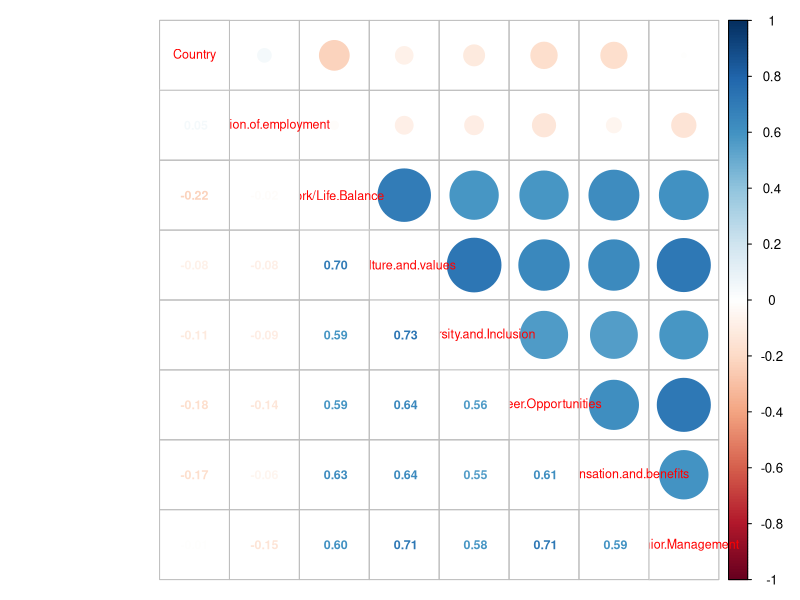
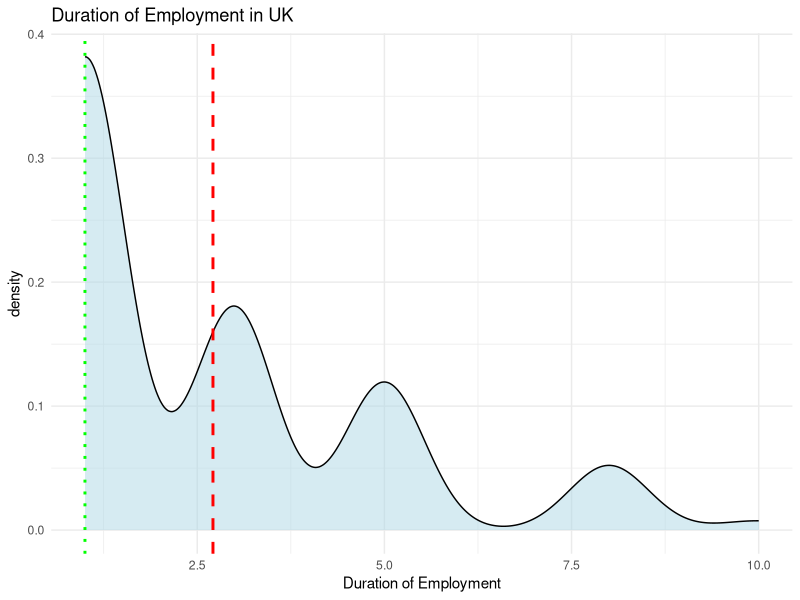
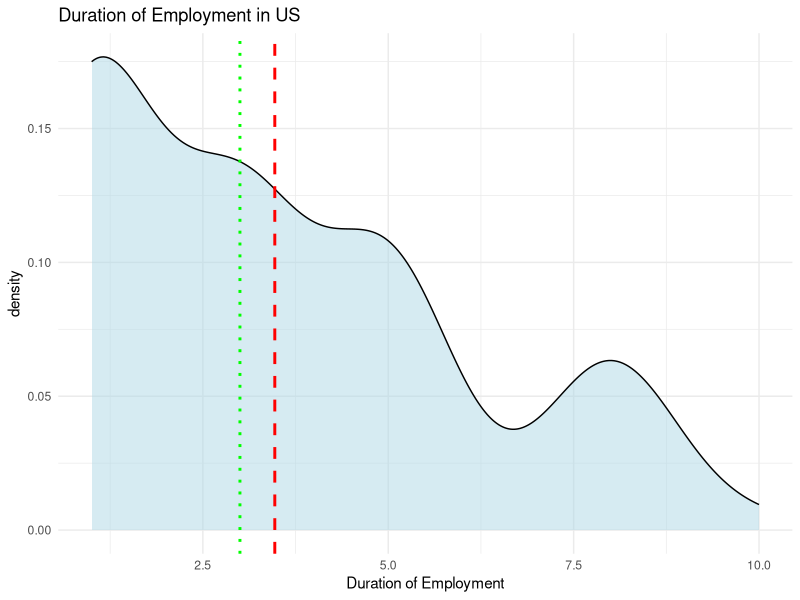
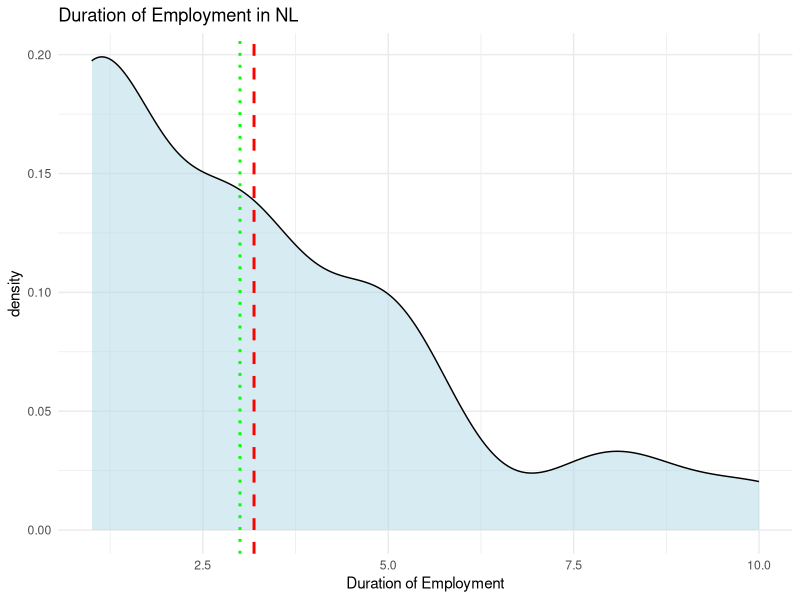
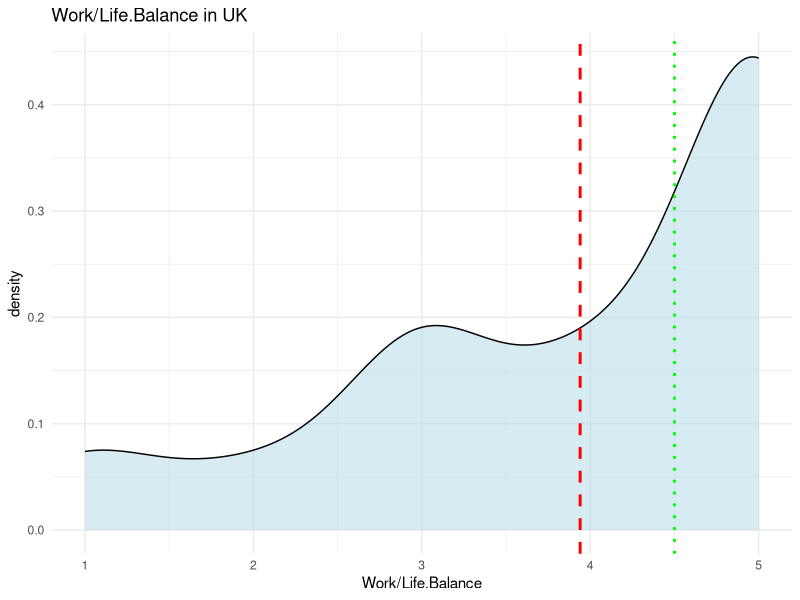
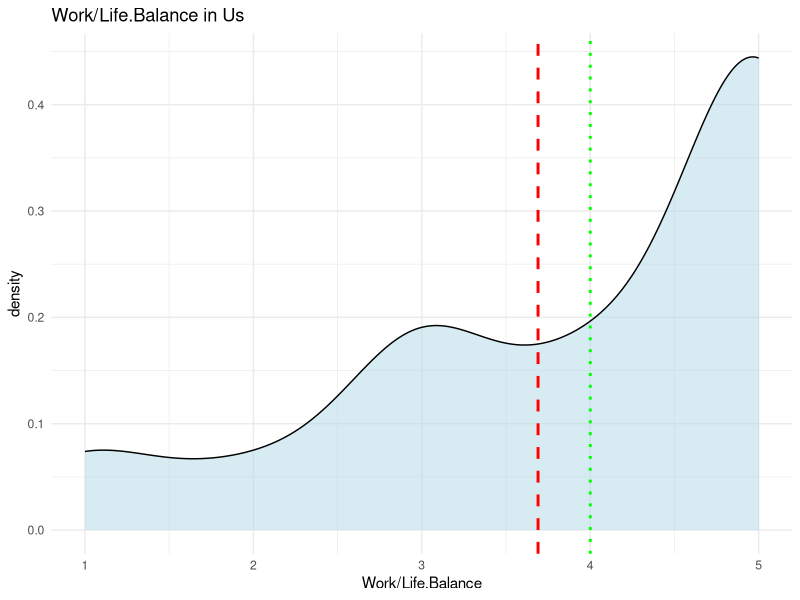
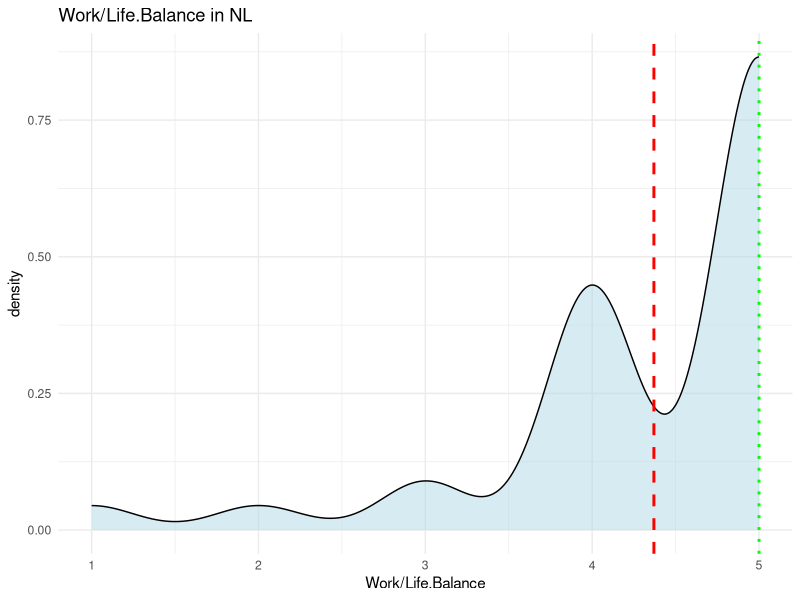
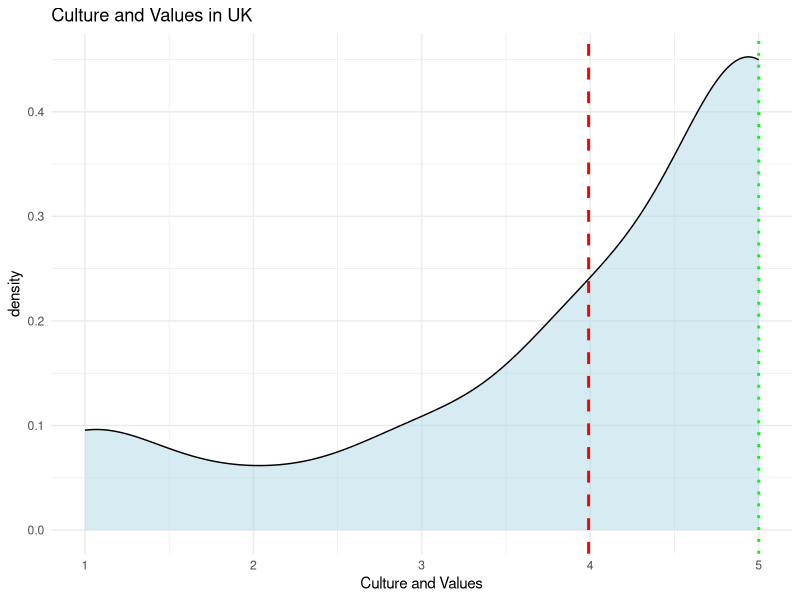

Here is the R script that generated these plots, in order: (Note: this script raises an error after producing the figures.)
library(openxlsx)
library(ggplot2)
library(corrplot)
database <-  read.xlsx("Data 1.xlsx", sheet = 1) 
str(database)
database$Country <- as.factor(database$Country)
num_data <- database
num_data$Country <- as.integer(database$Country)
num_data$Numn. <- NULL
corr.matrix <- cor(num_data)
corrplot.mixed(corr.matrix, tl.cex=0.75, number.cex=0.75)
UK <- subset(database, Country  == "UK")
Us <- subset(database, Country  == "US")
NL <- subset(database, Country  == "NL")
mean_value <- mean(UK$Duration.of.employment, na.rm = TRUE)
median_value <- median(UK$Duration.of.employment, na.rm = TRUE)
NL_UK <- subset(database, Country  == "UK" | Country  == "NL")
NL_US <- subset(database, Country  == "US" | Country  == "NL")
ggplot(UK, aes(x = Duration.of.employment)) +
  geom_density(fill = "lightblue", alpha = 0.5)  + 
  geom_vline(xintercept = mean_value, linetype = "dashed", color = "red", size = 1) +  # Mean line
  geom_vline(xintercept = median_value, linetype = "dotted", color = "green", size = 1) +  # Median line
  labs(title = "Duration of Employment in UK",x = "Duration of Employment") +
  theme_minimal()
mean_value <- mean(Us$Duration.of.employment, na.rm = TRUE)
median_value <- median(Us$Duration.of.employment, na.rm = TRUE)
ggplot(Us, aes(x = Duration.of.employment)) +
  geom_density(fill = "lightblue", alpha = 0.5)  + 
  geom_vline(xintercept = mean_value, linetype = "dashed", color = "red", size = 1) +  # Mean line
  geom_vline(xintercept = median_value, linetype = "dotted", color = "green", size = 1) +  # Median line
  labs(title = "Duration of Employment in US",x = "Duration of Employment") +
  theme_minimal()
mean_value <- mean(NL$Duration.of.employment, na.rm = TRUE)
median_value <- median(NL$Duration.of.employment, na.rm = TRUE)
ggplot(NL, aes(x = Duration.of.employment)) +
  geom_density(fill = "lightblue", alpha = 0.5)  + 
  geom_vline(xintercept = mean_value, linetype = "dashed", color = "red", size = 1) +  # Mean line
  geom_vline(xintercept = median_value, linetype = "dotted", color = "green", size = 1) +  # Median line
  labs(title = "Duration of Employment in NL",x = "Duration of Employment") +
  theme_minimal()
mean_value <- mean(UK$`Work/Life.Balance`, na.rm = TRUE)
median_value <- median(UK$`Work/Life.Balance`, na.rm = TRUE)
ggplot(UK, aes(x = `Work/Life.Balance`)) +
  geom_density(fill = "lightblue", alpha = 0.5)  + 
  geom_vline(xintercept = mean_value, linetype = "dashed", color = "red", size = 1) +  # Mean line
  geom_vline(xintercept = median_value, linetype = "dotted", color = "green", size = 1) +  # Median line
  labs(title = "Work/Life.Balance in UK",x = "Work/Life.Balance") +
  theme_minimal()
mean_value <- mean(Us$`Work/Life.Balance`, na.rm = TRUE)
median_value <- median(Us$`Work/Life.Balance`, na.rm = TRUE)
ggplot(UK, aes(x = `Work/Life.Balance`)) +
  geom_density(fill = "lightblue", alpha = 0.5)  + 
  geom_vline(xintercept = mean_value, linetype = "dashed", color = "red", size = 1) +  # Mean line
  geom_vline(xintercept = median_value, linetype = "dotted", color = "green", size = 1) +  # Median line
  labs(title = "Work/Life.Balance in Us",x = "Work/Life.Balance") +
  theme_minimal()
mean_value <- mean(NL$`Work/Life.Balance`, na.rm = TRUE)
median_value <- median(NL$`Work/Life.Balance`, na.rm = TRUE)
ggplot(NL, aes(x = `Work/Life.Balance`)) +
  geom_density(fill = "lightblue", alpha = 0.5)  + 
  geom_vline(xintercept = mean_value, linetype = "dashed", color = "red", size = 1) +  # Mean line
  geom_vline(xintercept = median_value, linetype = "dotted", color = "green", size = 1) +  # Median line
  labs(title = "Work/Life.Balance in NL",x = "Work/Life.Balance") +
  theme_minimal()
mean_value <- mean(UK$Culture.and.values, na.rm = TRUE)
median_value <- median(UK$Culture.and.values, na.rm = TRUE)
ggplot(UK, aes(x = Culture.and.values)) +
  geom_density(fill = "lightblue", alpha = 0.5)  + 
  geom_vline(xintercept = mean_value, linetype = "dashed", color = "red", size = 1) +  # Mean line
  geom_vline(xintercept = median_value, linetype = "dotted", color = "green", size = 1) +  # Median line
  labs(title = "Culture and Values in UK",x = "Culture and Values") +
  theme_minimal()
mean_value <- mean(US$Culture.and.values, na.rm = TRUE)
median_value <- median(US$Culture.and.values, na.rm = TRUE)
ggplot(US, aes(x = Culture.and.values)) +
  geom_density(fill = "lightblue", alpha = 0.5)  + 
  geom_vline(xintercept = mean_value, linetype = "dashed", color = "red", size = 1) +  # Mean line
  geom_vline(xintercept = median_value, linetype = "dotted", color = "green", size = 1) +  # Median line
  labs(title = "Culture and Values in US",x = "Culture and Values") +
  theme_minimal()
mean_value <- mean(NL$Culture.and.values, na.rm = TRUE)
median_value <- median(NL$Culture.and.values, na.rm = TRUE)
ggplot(NL, aes(x = Culture.and.values)) +
  geom_density(fill = "lightblue", alpha = 0.5)  + 
  geom_vline(xintercept = mean_value, linetype = "dashed", color = "red", size = 1) +  # Mean line
  geom_vline(xintercept = median_value, linetype = "dotted", color = "green", size = 1) +  # Median line
  labs(title = "Culture and Values in NL",x = "Culture and Values") +
  theme_minimal()
mean_value <- mean(UK$Diversity.and.Inclusion, na.rm = TRUE)
median_value <- median(UK$Diversity.and.Inclusion, na.rm = TRUE)
ggplot(UK, aes(x = Diversity.and.Inclusion)) +
  geom_density(fill = "lightblue", alpha = 0.5)  + 
  geom_vline(xintercept = mean_value, linetype = "dashed", color = "red", size = 1) +  # Mean line
  geom_vline(xintercept = median_value, linetype = "dotted", color = "green", size = 1) +  # Median line
  labs(title = "Diversity and Inclusion UK",x = "Diversity and Inclusion") +
  theme_minimal()
mean_value <- mean(Us$Diversity.and.Inclusion, na.rm = TRUE)
median_value <- median(Us$Diversity.and.Inclusion, na.rm = TRUE)
ggplot(Us, aes(x = Diversity.and.Inclusion)) +
  geom_density(fill = "lightblue", alpha = 0.5)  + 
  geom_vline(xintercept = mean_value, linetype = "dashed", color = "red", size = 1) +  # Mean line
  geom_vline(xintercept = median_value, linetype = "dotted", color = "green", size = 1) +  # Median line
  labs(title = "Diversity and Inclusion US",x = "Diversity and Inclusion") +
  theme_minimal()
mean_value <- mean(NL$Diversity.and.Inclusion, na.rm = TRUE)
median_value <- median(NL$Diversity.and.Inclusion, na.rm = TRUE)
ggplot(NL, aes(x = Diversity.and.Inclusion)) +
  geom_density(fill = "lightblue", alpha = 0.5)  + 
  geom_vline(xintercept = mean_value, linetype = "dashed", color = "red", size = 1) +  # Mean line
  geom_vline(xintercept = median_value, linetype = "dotted", color = "green", size = 1) +  # Median line
  labs(title = "Diversity and Inclusion NL",x = "Diversity and Inclusion") +
  theme_minimal()
mean_value <- mean(UK$Career.Opportunities, na.rm = TRUE)
median_value <- median(UK$Career.Opportunities, na.rm = TRUE)
ggplot(UK, aes(x = Career.Opportunities)) +
  geom_density(fill = "lightblue", alpha = 0.5)  + 
  geom_vline(xintercept = mean_value, linetype = "dashed", color = "red", size = 1) +  # Mean line
  geom_vline(xintercept = median_value, linetype = "dotted", color = "green", size = 1) +  # Median line
  labs(title = "Career Opportunities in  UK",x = "Career Opportunities") +
  theme_minimal()
mean_value <- mean(Us$Career.Opportunities, na.rm = TRUE)
median_value <- median(Us$Career.Opportunities, na.rm = TRUE)
ggplot(Us, aes(x = Career.Opportunities)) +
  geom_density(fill = "lightblue", alpha = 0.5)  + 
  geom_vline(xintercept = mean_value, linetype = "dashed", color = "red", size = 1) +  # Mean line
  geom_vline(xintercept = median_value, linetype = "dotted", color = "green", size = 1) +  # Median line
  labs(title = "Career Opportunities in  US",x = "Career Opportunities") +
  theme_minimal()
mean_value <- mean(NL$Career.Opportunities, na.rm = TRUE)
median_value <- median(NL$Career.Opportunities, na.rm = TRUE)
ggplot(NL, aes(x = Career.Opportunities)) +
  geom_density(fill = "lightblue", alpha = 0.5)  + 
  geom_vline(xintercept = mean_value, linetype = "dashed", color = "red", size = 1) +  # Mean line
  geom_vline(xintercept = median_value, linetype = "dotted", color = "green", size = 1) +  # Median line
  labs(title = "Career Opportunities in  NL",x = "Career Opportunities") +
  theme_minimal()
mean_value <- mean(UK$Compensation.and.benefits, na.rm = TRUE)
median_value <- median(UK$Compensation.and.benefits, na.rm = TRUE)
ggplot(UK, aes(x = Compensation.and.benefits)) +
  geom_density(fill = "lightblue", alpha = 0.5)  + 
  geom_vline(xintercept = mean_value, linetype = "dashed", color = "red", size = 1) +  # Mean line
  geom_vline(xintercept = median_value, linetype = "dotted", color = "green", size = 1) +  # Median line
  labs(title = "Compensationv and Benefits in  UK",x = "Compensation and Benefits") +
  theme_minimal()
mean_value <- mean(Us$Compensation.and.benefits, na.rm = TRUE)
median_value <- median(Us$Compensation.and.benefits, na.rm = TRUE)
ggplot(Us, aes(x = Compensation.and.benefits)) +
  geom_density(fill = "lightblue", alpha = 0.5)  + 
  geom_vline(xintercept = mean_value, linetype = "dashed", color = "red", size = 1) +  # Mean line
  geom_vline(xintercept = median_value, linetype = "dotted", color = "green", size = 1) +  # Median line
  labs(title = "Compensationv and Benefits in  US",x = "Compensation and Benefits") +
  theme_minimal()
mean_value <- mean(NL$Compensation.and.benefits, na.rm = TRUE)
median_value <- median(NL$Compensation.and.benefits, na.rm = TRUE)
ggplot(NL, aes(x = Compensation.and.benefits)) +
  geom_density(fill = "lightblue", alpha = 0.5)  + 
  geom_vline(xintercept = mean_value, linetype = "dashed", color = "red", size = 1) +  # Mean line
  geom_vline(xintercept = median_value, linetype = "dotted", color = "green", size = 1) +  # Median line
  labs(title = "Compensationv and Benefits in  NL",x = "Compensation and Benefits") +
  theme_minimal()
mean_value <- mean(UK$Senior.Management, na.rm = TRUE)
median_value <- median(UK$Senior.Management, na.rm = TRUE)
ggplot(UK, aes(x = Senior.Management)) +
  geom_density(fill = "lightblue", alpha = 0.5)  + 
  geom_vline(xintercept = mean_value, linetype = "dashed", color = "red", size = 1) +  # Mean line
  geom_vline(xintercept = median_value, linetype = "dotted", color = "green", size = 1) +  # Median line
  labs(title = "Senior Management in  UK",x = "Senior.Management") +
  theme_minimal()
mean_value <- mean(Us$Senior.Management, na.rm = TRUE)
median_value <- median(Us$Senior.Management, na.rm = TRUE)
ggplot(Us, aes(x = Senior.Management)) +
  geom_density(fill = "lightblue", alpha = 0.5)  + 
  geom_vline(xintercept = mean_value, linetype = "dashed", color = "red", size = 1) +  # Mean line
  geom_vline(xintercept = median_value, linetype = "dotted", color = "green", size = 1) +  # Median line
  labs(title = "Senior Management in  US",x = "Senior.Management") +
  theme_minimal()
mean_value <- mean(NL$Senior.Management, na.rm = TRUE)
median_value <- median(NL$Senior.Management, na.rm = TRUE)
ggplot(NL, aes(x = Senior.Management)) +
  geom_density(fill = "lightblue", alpha = 0.5)  + 
  geom_vline(xintercept = mean_value, linetype = "dashed", color = "red", size = 1) +  # Mean line
  geom_vline(xintercept = median_value, linetype = "dotted", color = "green", size = 1) +  # Median line
  labs(title = "Senior Management in  NL",x = "Senior.Management") +
  theme_minimal()
wilcox.test(Duration.of.employment ~ Country, NL_UK)
wilcox.test(`Work/Life.Balance` ~ Country, NL_UK)
wilcox.test(Culture.and.values ~ Country, NL_UK)
wilcox.test(Duration.of.employment ~ Country, NL_US)
wilcox.test(Diversity.and.Inclusion ~ Country, NL_UK)
